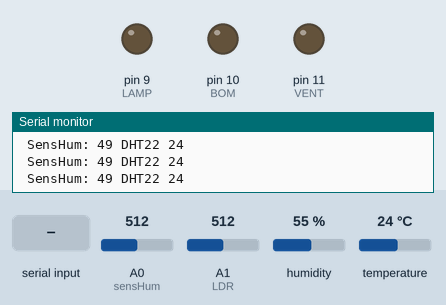
Recording of a sketch running on a simulated Arduino Uno, built with avr-gcc and run on an emulated ATmega328P. Parts: output pins drawn as LEDs (lit = HIGH), the last lines printed to the serial monitor. The test bench sets the inputs (shaded band); at power-on: temperature 24 °C, A0 (sensHum) = 512, A1 (LDR) = 512, humidity 55 %.

Above: at 1.2 s.
1.3 s: "1" received over Serial
At 2.4 s:
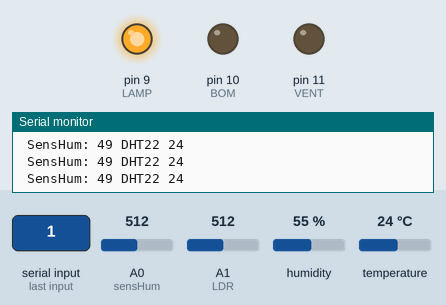
2.8 s: temperature set to 28.8 °C
8.8 s: temperature set to 29.9 °C
At 10.7 s:
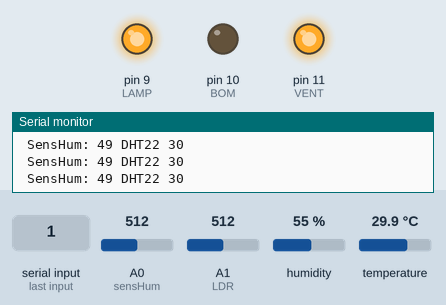
11.5 s: A0 (sensHum) set to 496
At 12.7 s:
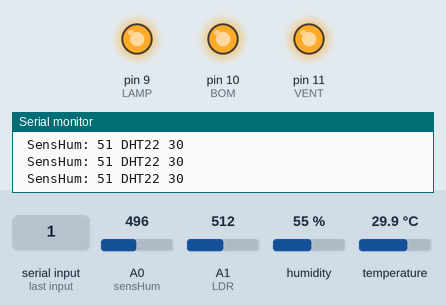
13.0 s: A1 (LDR) set to 415
14.5 s: A1 (LDR) set to 383
At 15.8 s:
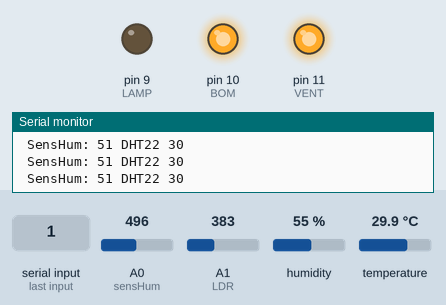
Timing chart, 0 to 17.0 s (numbered marks = the images above; inputs shaded):
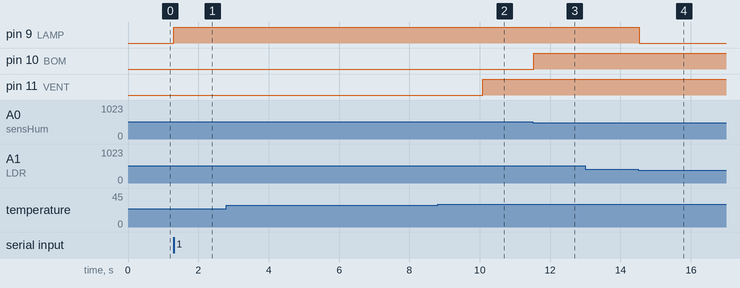

Measured:
- the behaviour switches between 29.4 and 29.5 °C on temperature (found by bisection; images 1 and 2)
- the behaviour switches between 512 and 511 on A0 (sensHum) (found by bisection; images 2 and 3)
- the behaviour switches between 400 and 399 on A1 (LDR) (found by bisection; images 3 and 4)
- after the input at 1.3 s, pin 9 (LAMP): LOW → HIGH at once
- after the input at 8.8 s, pin 11 (VENT): LOW → HIGH after 1.3 s
- after the input at 11.5 s, pin 10 (BOM): LOW → HIGH at once
- after the input at 14.5 s, pin 9 (LAMP): HIGH → LOW at once

The sketch:

WetPlantArduino.ino
```cpp
#include <DHT.h>
#include <DHT_U.h>
#include <Adafruit_Sensor.h>
#define LAMP 9
#define BOM 10
#define VENT 11
#define LDR A1
#define sensHum A0
#define DHTTYPE DHT22
#define lampState states[0]
#define bomState states[1]
#define ventState states[2]
#define lightThresh 400
#define humThresh 50
#define tempThresh 30
const int DHTPin = 8;
unsigned long previousMillis = 0, currentMillis;
const long interval = 1000;
DHT dht(DHTPin, DHTTYPE);
//int temp, humVal, humPrcnt, LIGHT;
int vals[3];
int threshs[3] = {lightThresh, humThresh, tempThresh};
int states[3];
void setup() {
  Serial.begin(9600);
  dht.begin();
  pinMode(LDR, INPUT);
  pinMode(sensHum, INPUT);
  pinMode(LAMP, OUTPUT);
  pinMode(BOM, OUTPUT);
  pinMode(VENT, OUTPUT);
  digitalWrite(BOM, LOW);
  digitalWrite(VENT, LOW);
  digitalWrite(LAMP, LOW);
  //delay(15000);
}
void loop() {
  currentMillis = millis();
  //LIGHT = analogRead(LDR);
  //humVal = analogRead(sensHum);
  //humPrcnt = map(humVal,1023,0,0,100);
  //temp = round(dht.readTemperature());
  vals[0] = analogRead(LDR); // Luz
  vals[1] = map(analogRead(sensHum),1023,0,0,100); // Humedad
  vals[2] = round(dht.readTemperature()); // Temp
  if (isnan(vals[2]))
  {
    Serial.println("Failed to read from DHT sensor!");
    delay(500);
    return;
  }
//  Serial.print("LDR: ");
//  //delay(200);
//  Serial.print(LIGHT);
  //delay(200);
//  Serial.print(" SensHum: ");
//  //delay(200);
//  Serial.print(humPrcnt);
//  //delay(200);
//  Serial.print(" DHT22 ");
//  //delay(200);
//  Serial.println(temp);
//  delay(2000);
  Serial.print(" SensHum: ");
  //delay(200);
  Serial.print(vals[1]);
  //delay(200);
  Serial.print(" DHT22 ");
  //delay(200);
  Serial.println(vals[2]);
  if (Serial.available() > 0)
  {
    //int config = Serial.read();
    for (int i = 0; i<3; i++)
    {
      if (vals[i] >= threshs[i])
      {
        states[i] = HIGH;
      }
      if (states[i] == HIGH && currentMillis - previousMillis >= interval && vals[i] < threshs[i])
      {
        previousMillis = currentMillis;
        states[i] = LOW;
      }
    }
    digitalWrite(BOM, bomState);
    digitalWrite(VENT, ventState);
    digitalWrite(LAMP, lampState);
  }
}
```
